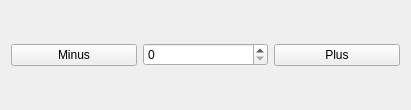
<?xml version="1.0" encoding="UTF-8"?>
<ui version="4.0">
 <class>Widget</class>
 <widget class="QWidget" name="Widget">
  <property name="geometry">
   <rect>
    <x>0</x>
    <y>0</y>
    <width>411</width>
    <height>110</height>
   </rect>
  </property>
  <property name="windowTitle">
   <string>Form</string>
  </property>
  <layout class="QHBoxLayout" name="horizontalLayout">
   <item>
    <widget class="QPushButton" name="minus_button">
     <property name="text">
      <string>Minus</string>
     </property>
    </widget>
   </item>
   <item>
    <widget class="QSpinBox" name="spin_box"/>
   </item>
   <item>
    <widget class="QPushButton" name="plus_button">
     <property name="text">
      <string>Plus</string>
     </property>
    </widget>
   </item>
  </layout>
 </widget>
 <resources>
  <include location="resource.qrc"/>
 </resources>
 <connections/>
</ui>
